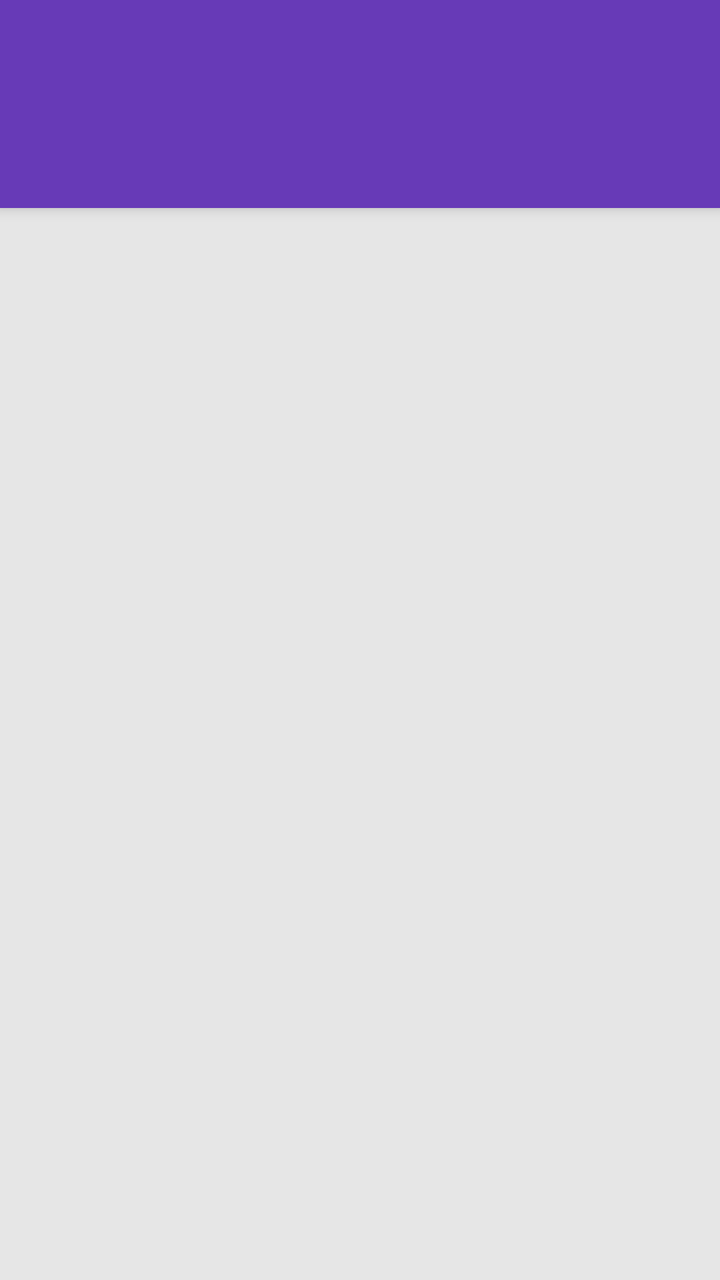
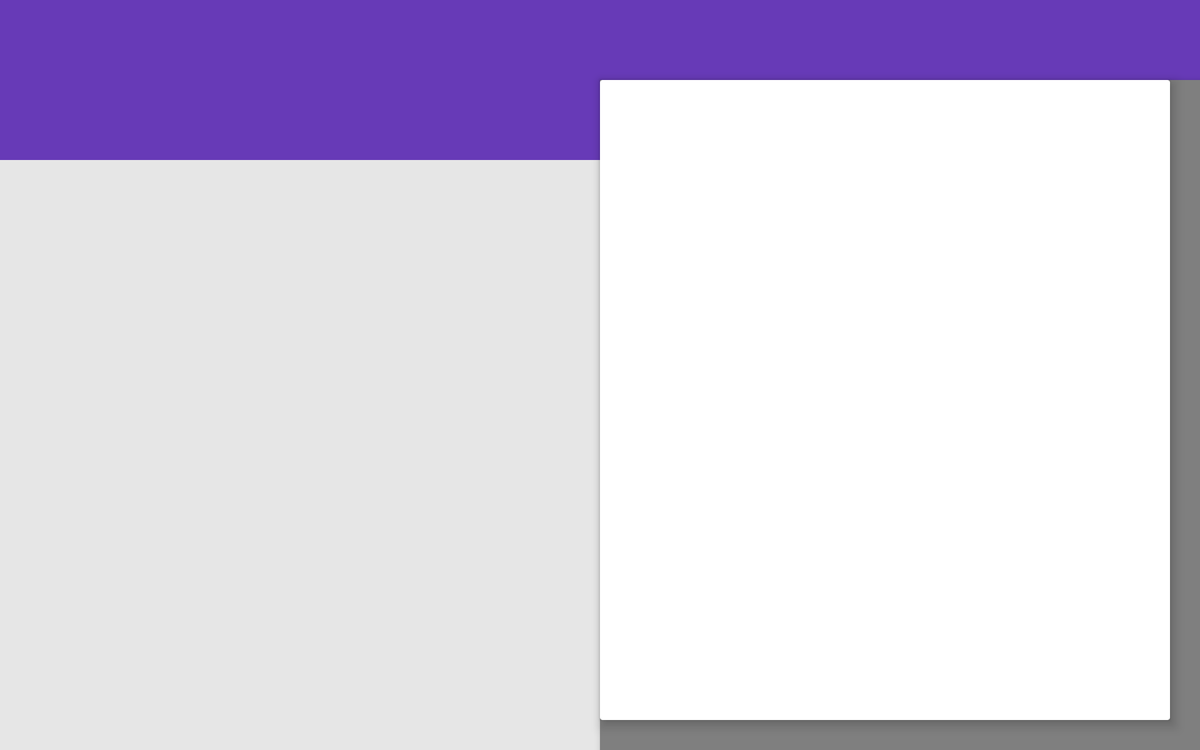

Compare how this app lays out the same screen by default and in its alternative resource folder. The renders come first, then the two layout files and the values they reference.
<!-- AndroidManifest.xml: application theme AppTheme -->
<!-- res/layout/app_bar_main.xml -->
<?xml version="1.0" encoding="utf-8"?>
<android.support.design.widget.CoordinatorLayout
    xmlns:android="http://schemas.android.com/apk/res/android"
    xmlns:app="http://schemas.android.com/apk/res-auto"
    xmlns:tools="http://schemas.android.com/tools"
    android:layout_width="match_parent"
    android:layout_height="match_parent"
    android:fitsSystemWindows="true"
    tools:context="com.fourthwardmobile.android.movingpictures.activities.MainActivity">

    <android.support.design.widget.AppBarLayout
        android:id="@+id/appbar"
        android:layout_width="match_parent"
        android:layout_height="wrap_content"
        android:theme="@style/AppTheme.AppBarOverlay"
        app:elevation="4dp">

        <android.support.v7.widget.Toolbar
            android:id="@+id/toolbar"
            android:layout_width="match_parent"
            android:layout_height="wrap_content"
            android:background="@color/appPrimaryColor"
            app:popupTheme="@style/AppTheme.PopupOverlay"
            app:layout_scrollFlags="scroll|enterAlways|snap"/>

        <android.support.design.widget.TabLayout
            android:id="@+id/tab_layout"
            android:layout_width="match_parent"
            android:layout_height="wrap_content"
            android:layout_below="@+id/toolbar"
            android:background="@color/appPrimaryColor"
            android:focusable="true"
            android:focusableInTouchMode="true"
            android:minHeight="?attr/actionBarSize"
            android:theme="@style/ThemeOverlay.AppCompat.Dark.ActionBar"
            app:tabGravity="fill"
            app:tabMaxWidth="0dp" />

    </android.support.design.widget.AppBarLayout>

    <include layout="@layout/content_activity_main"></include>
</android.support.design.widget.CoordinatorLayout>
<!-- res/layout/content_activity_main.xml (included above) -->
<android.support.v4.view.ViewPager
    xmlns:android="http://schemas.android.com/apk/res/android"
    xmlns:tools="http://schemas.android.com/tools"
    xmlns:app="http://schemas.android.com/apk/res-auto"
    android:id="@+id/pager"
    android:layout_width="match_parent"
    android:layout_height="match_parent"
    tools:showIn="@layout/app_bar_main"
    app:layout_behavior="@string/appbar_scrolling_view_behavior"/>
<!-- resources referenced by this layout -->
<resources>
  <color name="appPrimaryColor">@color/materialDeepPurplePrimary</color>
  <style name="AppTheme.AppBarOverlay" parent="ThemeOverlay.AppCompat.Dark.ActionBar" />
  <style name="AppTheme.PopupOverlay" parent="ThemeOverlay.AppCompat" />
  <style name="AppTheme" parent="Theme.AppCompat.Light.NoActionBar">
          <item name="colorPrimary">@color/appPrimaryColor</item>
          <item name="colorPrimaryDark">@color/appDarkPrimaryColor</item>
          <item name="colorAccent">@color/appAccentColor</item>
          <item name="android:colorBackground">@color/grey</item>
          <item name="android:windowBackground">@color/grey</item>
      </style>
  <color name="materialDeepPurplePrimary">#673AB7</color>
  <color name="appDarkPrimaryColor">@color/materialDeepPurpleDarkPrimary</color>
  <color name="appAccentColor">@color/materialRedAccent</color>
  <color name="grey">#e6e6e6</color>
  <color name="materialDeepPurpleDarkPrimary">#512DA8</color>
  <color name="materialRedAccent">#FF5252</color>
</resources>
<!-- res/layout-sw600dp-land/app_bar_main.xml (the repository's variant of the layout above) -->
<!-- drawn on a 7-inch tablet turned sideways -->
<?xml version="1.0" encoding="utf-8"?>
<RelativeLayout
    xmlns:android="http://schemas.android.com/apk/res/android"
    xmlns:app="http://schemas.android.com/apk/res-auto"
    xmlns:tools="http://schemas.android.com/tools"
    android:layout_width="match_parent"
    android:layout_height="match_parent"
    android:background="@color/grey">

    <android.support.design.widget.AppBarLayout
        android:id="@+id/appbar"
        android:layout_width="match_parent"
        android:layout_height="wrap_content"
        android:theme="@style/ThemeOverlay.AppCompat.Dark.ActionBar">

        <android.support.v7.widget.Toolbar
            android:id="@+id/toolbar"
            android:layout_width="match_parent"
            android:layout_height="wrap_content"
            android:background="@color/appPrimaryColor"
            app:popupTheme="@style/ThemeOverlay.AppCompat.Light"
            app:theme="@style/ThemeOverlay.AppCompat.Dark.ActionBar" />

        <LinearLayout
            android:layout_width="match_parent"
            android:layout_height="wrap_content"
            android:orientation="horizontal">

            <android.support.design.widget.TabLayout
                android:id="@+id/tab_layout"
                android:layout_width="match_parent"
                android:layout_height="wrap_content"
                android:layout_below="@+id/toolbar"
                android:layout_weight="1"
                android:background="@color/appPrimaryColor"
                android:focusable="true"
                android:focusableInTouchMode="true"
                android:minHeight="?attr/actionBarSize"
                android:theme="@style/ThemeOverlay.AppCompat.Dark.ActionBar"
                app:tabGravity="fill"
                app:tabMaxWidth="0dp" />

            <android.support.v4.widget.Space
                android:layout_width="match_parent"
                android:layout_height="0dp"
                android:layout_weight="1" />
        </LinearLayout>
    </android.support.design.widget.AppBarLayout>

    
    
    <android.support.v4.widget.Space
        android:id="@+id/layout_center"
        android:layout_width="0dp"
        android:layout_height="0dp"
        android:layout_centerInParent="true" />

    <android.support.v4.view.ViewPager
        android:id="@+id/pager"
        android:layout_width="0dp"
        android:layout_height="match_parent"
        android:layout_alignEnd="@id/layout_center"
        android:layout_alignParentLeft="true"
        android:layout_alignParentStart="true"
        android:layout_alignRight="@id/layout_center"
        android:layout_below="@id/appbar"
        app:layout_behavior="@string/appbar_scrolling_view_behavior" />

    
    <android.support.v4.widget.Space
        android:id="@+id/cardviewAligner"
        android:layout_width="match_parent"
        android:layout_height="match_parent"
        android:layout_alignLeft="@id/layout_center"
        android:layout_alignParentEnd="true"
        android:layout_alignParentRight="true"
        android:layout_alignStart="@id/layout_center"
        android:layout_marginEnd="@dimen/list_item_extra_padding"
        android:layout_marginRight="@dimen/list_item_extra_padding"
        android:layout_marginTop="?attr/actionBarSize"
        android:elevation="@dimen/appbar_elevation" />

    <android.support.v7.widget.CardView
        android:id="@+id/movie_detail_container"
        android:layout_width="match_parent"
        android:layout_height="match_parent"
        android:layout_alignBottom="@id/cardviewAligner"
        android:layout_alignEnd="@id/cardviewAligner"
        android:layout_alignLeft="@id/cardviewAligner"
        android:layout_alignRight="@id/cardviewAligner"
        android:layout_alignStart="@id/cardviewAligner"
        android:layout_alignTop="@id/cardviewAligner"
        android:layout_marginBottom="@dimen/detail_container_bottom_margin"
        android:layout_marginEnd="@dimen/abc_list_item_padding_horizontal_material"
        android:layout_marginRight="@dimen/abc_list_item_padding_horizontal_material"
        app:cardElevation="@dimen/detail_card_elevation"
        app:cardPreventCornerOverlap="false"></android.support.v7.widget.CardView>
</RelativeLayout>
<!-- resources referenced by the variant -->
<!-- as a 7-inch tablet turned sideways resolves them -->
<resources>
  <color name="appPrimaryColor">@color/materialDeepPurplePrimary</color>
  <color name="grey">#e6e6e6</color>
  <dimen name="appbar_elevation">4dp</dimen>
  <dimen name="detail_card_elevation">6dp</dimen>
  <dimen name="detail_container_bottom_margin">@dimen/detail_view_padding</dimen>
  <dimen name="list_item_extra_padding">0dp</dimen>
  <style name="AppTheme" parent="Theme.AppCompat.Light.NoActionBar">
          <item name="colorPrimary">@color/appPrimaryColor</item>
          <item name="colorPrimaryDark">@color/appDarkPrimaryColor</item>
          <item name="colorAccent">@color/appAccentColor</item>
          <item name="android:colorBackground">@color/grey</item>
          <item name="android:windowBackground">@color/grey</item>
      </style>
  <color name="materialDeepPurplePrimary">#673AB7</color>
  <dimen name="detail_view_padding">@dimen/abc_list_item_padding_horizontal_material</dimen>
  <color name="appDarkPrimaryColor">@color/materialDeepPurpleDarkPrimary</color>
  <color name="appAccentColor">@color/materialRedAccent</color>
  <color name="materialDeepPurpleDarkPrimary">#512DA8</color>
  <color name="materialRedAccent">#FF5252</color>
</resources>
